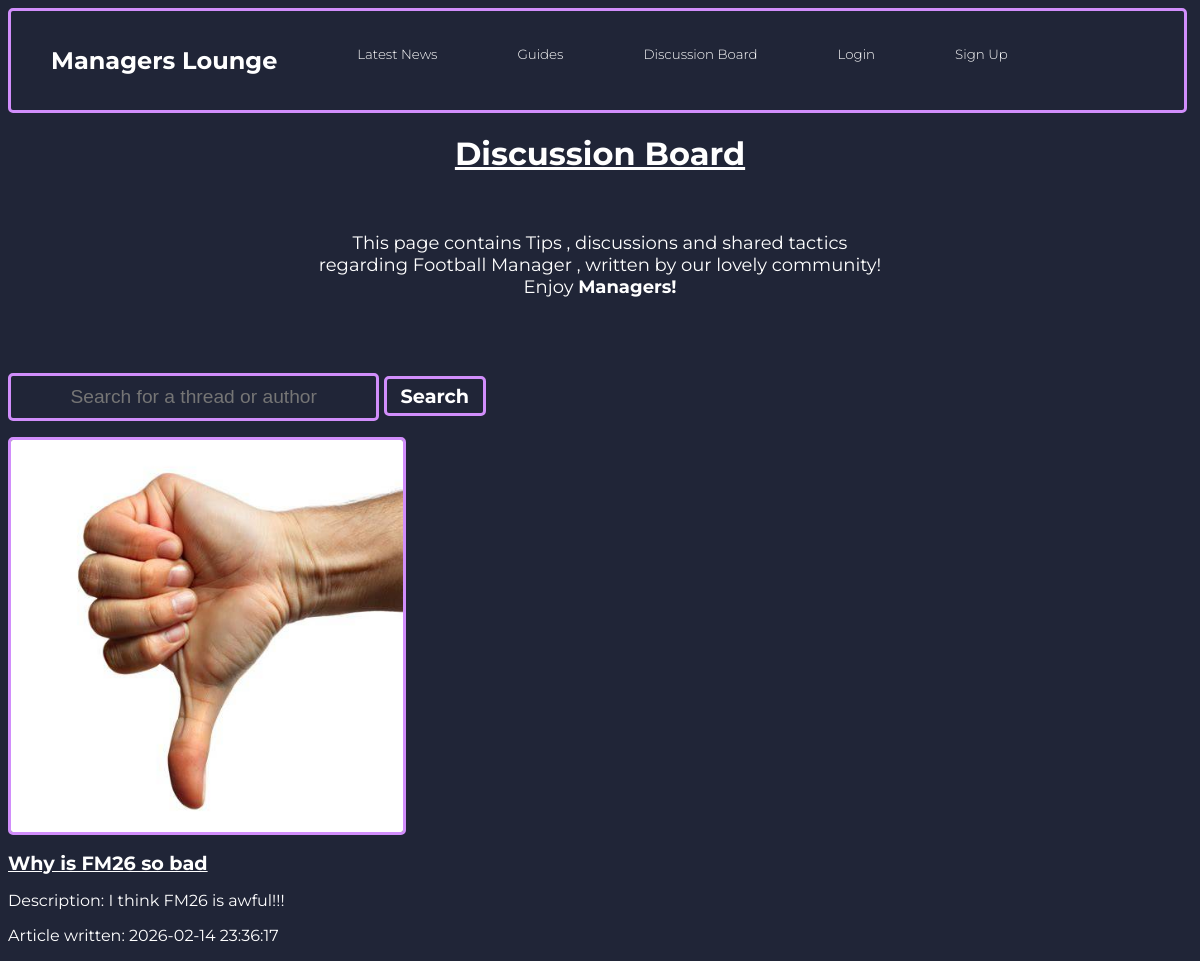
Before: /discussionboard.php with the older database file.
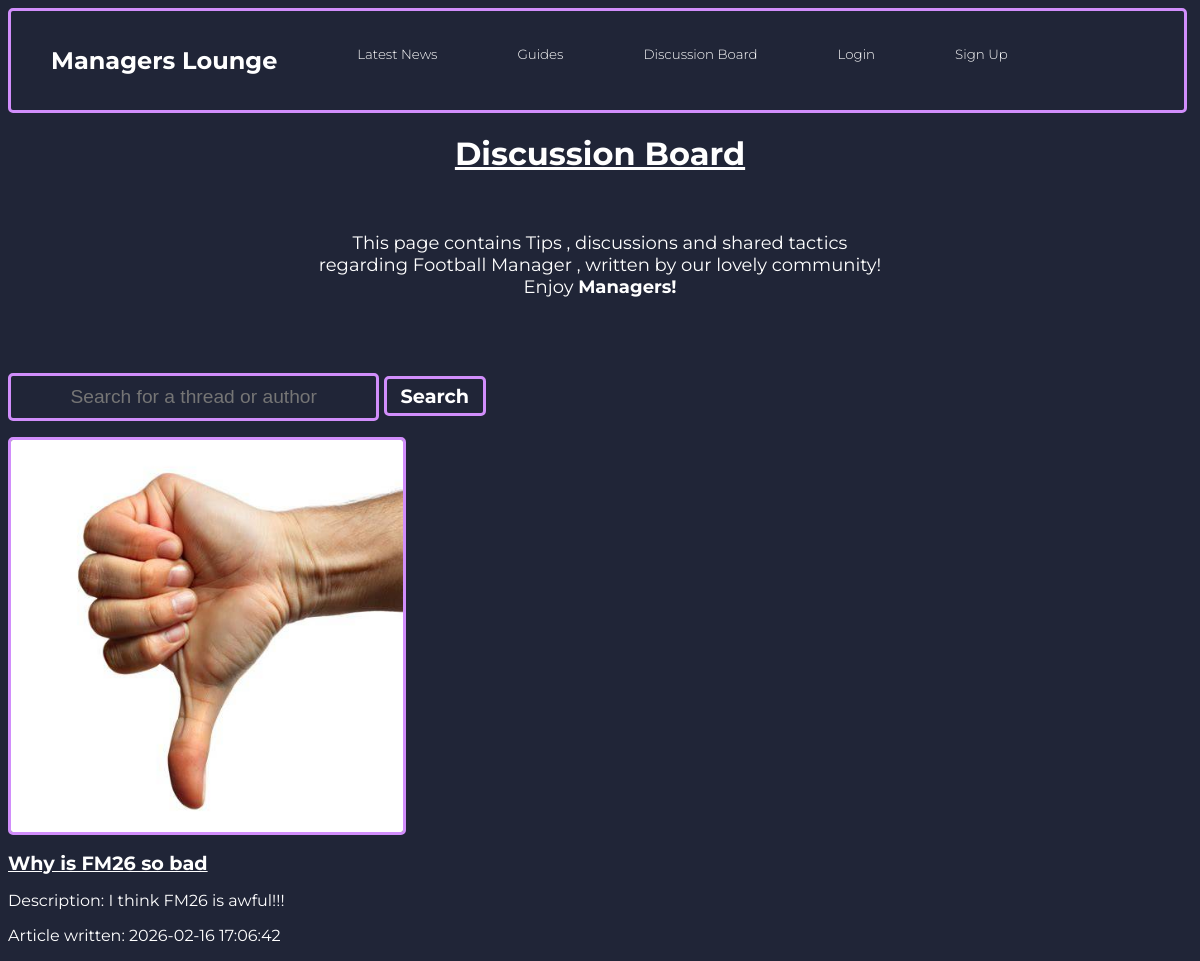
After: the same page with the newer database file.
### tables this page shows
CREATE TABLE `discussion_board` (
  `id` int(11) NOT NULL,
  `title` text NOT NULL,
  `description` text NOT NULL,
  `picture` blob NOT NULL,
  `content` text NOT NULL,
  `username` text NOT NULL,
  `time_created` timestamp NOT NULL DEFAULT current_timestamp() ON UPDATE current_timestamp(),
  `comments` text NOT NULL
);

### discussionboard.php (the view, shortened to what this page needs)
<?php
include 'connectdb.php';
$news = [];
if (empty($news)) {
    $stmt = $conn->prepare("SELECT * FROM discussion_board ORDER BY time_created DESC");
    $stmt->execute();
    $result = $stmt->get_result();
    while ($row = $result->fetch_assoc()) {
        $news[] = $row;
    }
}
?>
<!DOCTYPE html>
<html lang="en">
<head>
    <link rel="stylesheet" href="listnews.css">
    <link rel="stylesheet" href="main.css">
</head>
<body>
    <nav>
        <ul>
            <li>
                <h1><a href="index.html">Managers Lounge</a></h1>
            </li>
            <li>
                <h2><a href="listnews.php">Latest News</a></li>
            <li>
                <h2><a href="listguides.php">Guides</a></li>
            <li>
                <h2><a href="discussionboard.php">Discussion Board</a></li>
            <li>
                <h2><a class="right-float" href="login.php">Login</a></li>
            <li>
                <h2><a class="right-float" href="signup.php">Sign Up</a></li>
        </ul>
    </nav>
<h1 class="title"><u>Discussion Board</u></h1>
<br>
<p class="welcome-message"> This page contains Tips , discussions  and shared tactics <br> regarding Football Manager , written by our lovely community! <br> Enjoy <b>Managers! </b> </p>
<br> <br>
<br>
    <div class="search-button">
        <form method='POST'>
            <input type="text" class="search-btn" placeholder="Search for a thread or author" name="search">
            <button name="submit">Search</button>
        </form>
    </div>
    <div class="posts-container">
        <?php
        if (!empty($news)) {
            foreach ($news as $row) {
                echo '<section class="newsCard">';
                  if (!empty($row['picture'])) {
                    echo '<img src="' . htmlspecialchars($row['picture']) . '" alt="Thread image" class="listnews-article-image">' . '<br>';
                }
                echo '<p><a class=article-title href="retrieve_thread.php?id=' . htmlspecialchars($row['id']) . '">' .  '<b>', htmlspecialchars($row['title']) . '</b>' , '</a></p>';
                echo '<p>Description: ' . htmlspecialchars($row['description']) . '</p>';
                echo '<p>Article written: ' . htmlspecialchars($row['time_created']) . '</p>';
                echo '</section>';
            }
        } else {
            echo "<p>No articles found.</p>";
        }
        ?>
    </div>
</body>
</html>

Changed rows visible on the page:
changed discussion_board "Why is FM26 so bad": time_created "2026-02-14 23:36:17" → "2026-02-16 17:06:42"
